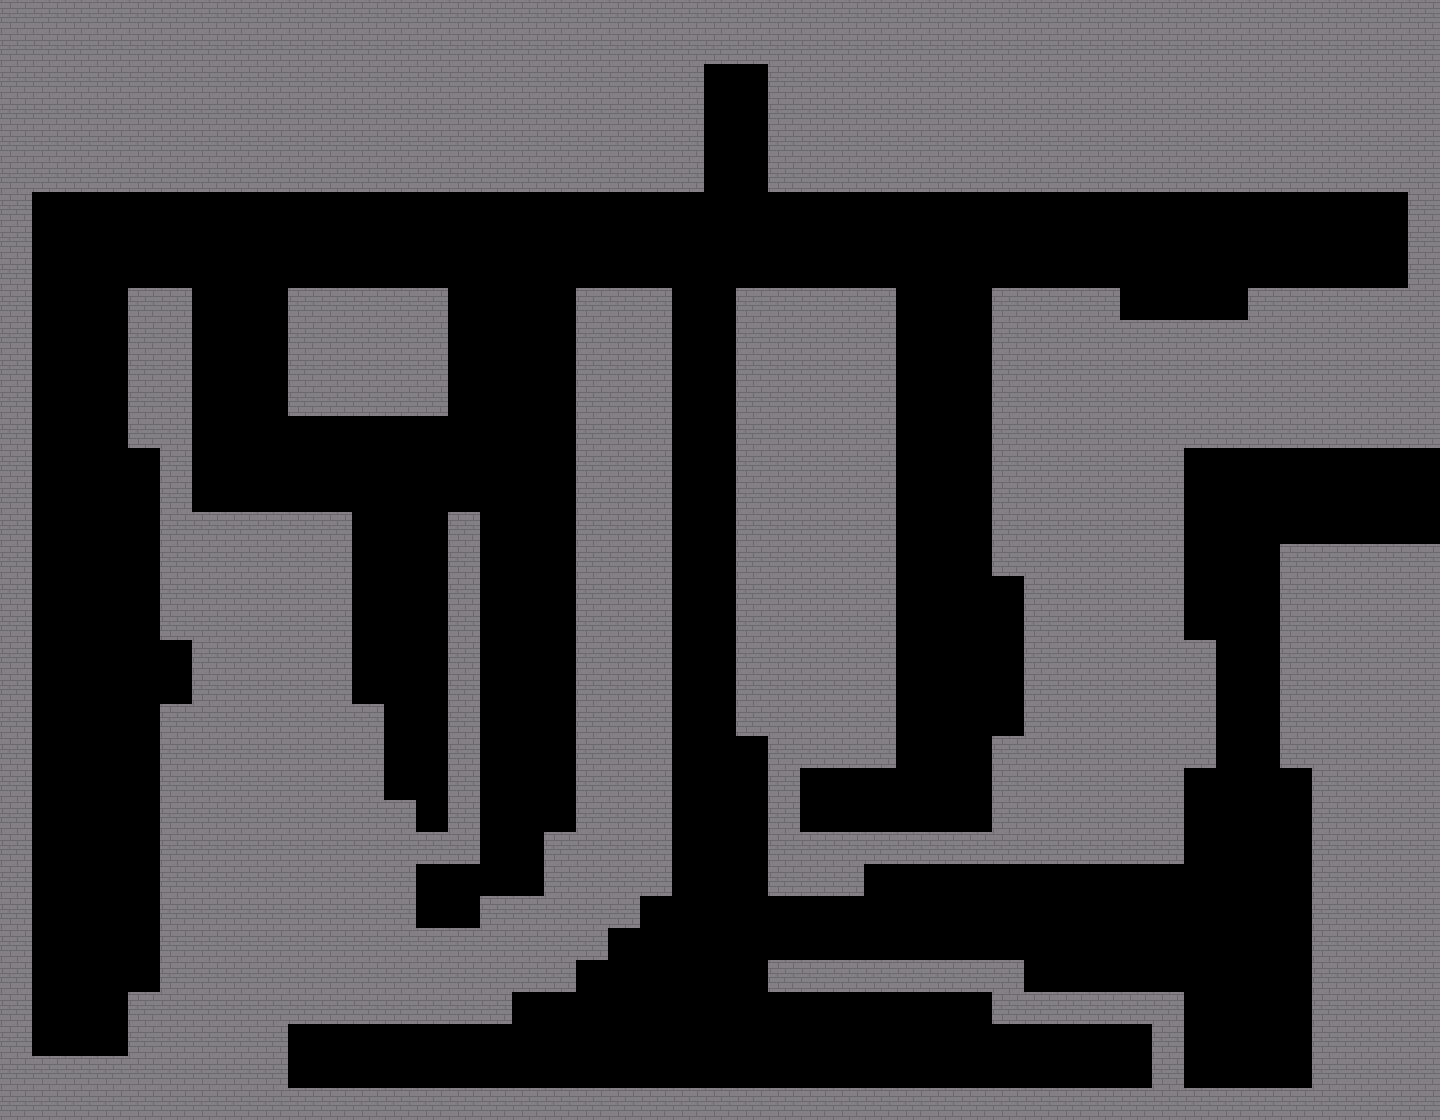

Rendered tile map (Tiled .tmx) drawn with the repository's tilesets; below, a short description and the full map source, tile grids included:
An orthogonal 45x35 tile map with 32x32 px tiles, 1 tile layer (maze) and 1 object (bomb).

<map version="1.4" tiledversion="1.4.2" orientation="orthogonal" renderorder="right-down" width="45" height="35" tilewidth="32" tileheight="32" infinite="0" nextlayerid="3" nextobjectid="2">
 <editorsettings>
  <export format="json" />
 </editorsettings>
 <tileset firstgid="1" name="bricks" tilewidth="32" tileheight="32" tilecount="1" columns="1">
  <image source="bricks.png" width="32" height="32" />
 </tileset>
 <layer id="1" name="maze" width="45" height="35">
  <data encoding="csv">
1,1,1,1,1,1,1,1,1,1,1,1,1,1,1,1,1,1,1,1,1,1,1,1,1,1,1,1,1,1,1,1,1,1,1,1,1,1,1,1,1,1,1,1,1,
1,1,1,1,1,1,1,1,1,1,1,1,1,1,1,1,1,1,1,1,1,1,1,1,1,1,1,1,1,1,1,1,1,1,1,1,1,1,1,1,1,1,1,1,1,
1,1,1,1,1,1,1,1,1,1,1,1,1,1,1,1,1,1,1,1,1,1,0,0,1,1,1,1,1,1,1,1,1,1,1,1,1,1,1,1,1,1,1,1,1,
1,1,1,1,1,1,1,1,1,1,1,1,1,1,1,1,1,1,1,1,1,1,0,0,1,1,1,1,1,1,1,1,1,1,1,1,1,1,1,1,1,1,1,1,1,
1,1,1,1,1,1,1,1,1,1,1,1,1,1,1,1,1,1,1,1,1,1,0,0,1,1,1,1,1,1,1,1,1,1,1,1,1,1,1,1,1,1,1,1,1,
1,1,1,1,1,1,1,1,1,1,1,1,1,1,1,1,1,1,1,1,1,1,0,0,1,1,1,1,1,1,1,1,1,1,1,1,1,1,1,1,1,1,1,1,1,
1,0,0,0,0,0,0,0,0,0,0,0,0,0,0,0,0,0,0,0,0,0,0,0,0,0,0,0,0,0,0,0,0,0,0,0,0,0,0,0,0,0,0,0,1,
1,0,0,0,0,0,0,0,0,0,0,0,0,0,0,0,0,0,0,0,0,0,0,0,0,0,0,0,0,0,0,0,0,0,0,0,0,0,0,0,0,0,0,0,1,
1,0,0,0,0,0,0,0,0,0,0,0,0,0,0,0,0,0,0,0,0,0,0,0,0,0,0,0,0,0,0,0,0,0,0,0,0,0,0,0,0,0,0,0,1,
1,0,0,0,1,1,0,0,0,1,1,1,1,1,0,0,0,0,1,1,1,0,0,1,1,1,1,1,0,0,0,1,1,1,1,0,0,0,0,1,1,1,1,1,1,
1,0,0,0,1,1,0,0,0,1,1,1,1,1,0,0,0,0,1,1,1,0,0,1,1,1,1,1,0,0,0,1,1,1,1,1,1,1,1,1,1,1,1,1,1,
1,0,0,0,1,1,0,0,0,1,1,1,1,1,0,0,0,0,1,1,1,0,0,1,1,1,1,1,0,0,0,1,1,1,1,1,1,1,1,1,1,1,1,1,1,
1,0,0,0,1,1,0,0,0,1,1,1,1,1,0,0,0,0,1,1,1,0,0,1,1,1,1,1,0,0,0,1,1,1,1,1,1,1,1,1,1,1,1,1,1,
1,0,0,0,1,1,0,0,0,0,0,0,0,0,0,0,0,0,1,1,1,0,0,1,1,1,1,1,0,0,0,1,1,1,1,1,1,1,1,1,1,1,1,1,1,
1,0,0,0,0,1,0,0,0,0,0,0,0,0,0,0,0,0,1,1,1,0,0,1,1,1,1,1,0,0,0,1,1,1,1,1,1,0,0,0,0,0,0,0,0,
1,0,0,0,0,1,0,0,0,0,0,0,0,0,0,0,0,0,1,1,1,0,0,1,1,1,1,1,0,0,0,1,1,1,1,1,1,0,0,0,0,0,0,0,0,
1,0,0,0,0,1,1,1,1,1,1,0,0,0,1,0,0,0,1,1,1,0,0,1,1,1,1,1,0,0,0,1,1,1,1,1,1,0,0,0,0,0,0,0,0,
1,0,0,0,0,1,1,1,1,1,1,0,0,0,1,0,0,0,1,1,1,0,0,1,1,1,1,1,0,0,0,1,1,1,1,1,1,0,0,0,1,1,1,1,1,
1,0,0,0,0,1,1,1,1,1,1,0,0,0,1,0,0,0,1,1,1,0,0,1,1,1,1,1,0,0,0,0,1,1,1,1,1,0,0,0,1,1,1,1,1,
1,0,0,0,0,1,1,1,1,1,1,0,0,0,1,0,0,0,1,1,1,0,0,1,1,1,1,1,0,0,0,0,1,1,1,1,1,0,0,0,1,1,1,1,1,
1,0,0,0,0,0,1,1,1,1,1,0,0,0,1,0,0,0,1,1,1,0,0,1,1,1,1,1,0,0,0,0,1,1,1,1,1,1,0,0,1,1,1,1,1,
1,0,0,0,0,0,1,1,1,1,1,0,0,0,1,0,0,0,1,1,1,0,0,1,1,1,1,1,0,0,0,0,1,1,1,1,1,1,0,0,1,1,1,1,1,
1,0,0,0,0,1,1,1,1,1,1,1,0,0,1,0,0,0,1,1,1,0,0,1,1,1,1,1,0,0,0,0,1,1,1,1,1,1,0,0,1,1,1,1,1,
1,0,0,0,0,1,1,1,1,1,1,1,0,0,1,0,0,0,1,1,1,0,0,0,1,1,1,1,0,0,0,1,1,1,1,1,1,1,0,0,1,1,1,1,1,
1,0,0,0,0,1,1,1,1,1,1,1,0,0,1,0,0,0,1,1,1,0,0,0,1,0,0,0,0,0,0,1,1,1,1,1,1,0,0,0,0,1,1,1,1,
1,0,0,0,0,1,1,1,1,1,1,1,1,0,1,0,0,0,1,1,1,0,0,0,1,0,0,0,0,0,0,1,1,1,1,1,1,0,0,0,0,1,1,1,1,
1,0,0,0,0,1,1,1,1,1,1,1,1,1,1,0,0,1,1,1,1,0,0,0,1,1,1,1,1,1,1,1,1,1,1,1,1,0,0,0,0,1,1,1,1,
1,0,0,0,0,1,1,1,1,1,1,1,1,0,0,0,0,1,1,1,1,0,0,0,1,1,1,0,0,0,0,0,0,0,0,0,0,0,0,0,0,1,1,1,1,
1,0,0,0,0,1,1,1,1,1,1,1,1,0,0,1,1,1,1,1,0,0,0,0,0,0,0,0,0,0,0,0,0,0,0,0,0,0,0,0,0,1,1,1,1,
1,0,0,0,0,1,1,1,1,1,1,1,1,1,1,1,1,1,1,0,0,0,0,0,0,0,0,0,0,0,0,0,0,0,0,0,0,0,0,0,0,1,1,1,1,
1,0,0,0,0,1,1,1,1,1,1,1,1,1,1,1,1,1,0,0,0,0,0,0,1,1,1,1,1,1,1,1,0,0,0,0,0,0,0,0,0,1,1,1,1,
1,0,0,0,1,1,1,1,1,1,1,1,1,1,1,1,0,0,0,0,0,0,0,0,0,0,0,0,0,0,0,1,1,1,1,1,1,0,0,0,0,1,1,1,1,
1,0,0,0,1,1,1,1,1,0,0,0,0,0,0,0,0,0,0,0,0,0,0,0,0,0,0,0,0,0,0,0,0,0,0,0,1,0,0,0,0,1,1,1,1,
1,1,1,1,1,1,1,1,1,0,0,0,0,0,0,0,0,0,0,0,0,0,0,0,0,0,0,0,0,0,0,0,0,0,0,0,1,0,0,0,0,1,1,1,1,
1,1,1,1,1,1,1,1,1,1,1,1,1,1,1,1,1,1,1,1,1,1,1,1,1,1,1,1,1,1,1,1,1,1,1,1,1,1,1,1,1,1,1,1,1
</data>
 </layer>
 <objectgroup id="2" name="spawn">
  <object id="1" name="bomb" x="738.152" y="117.182">
   <point />
  </object>
 </objectgroup>
</map>
